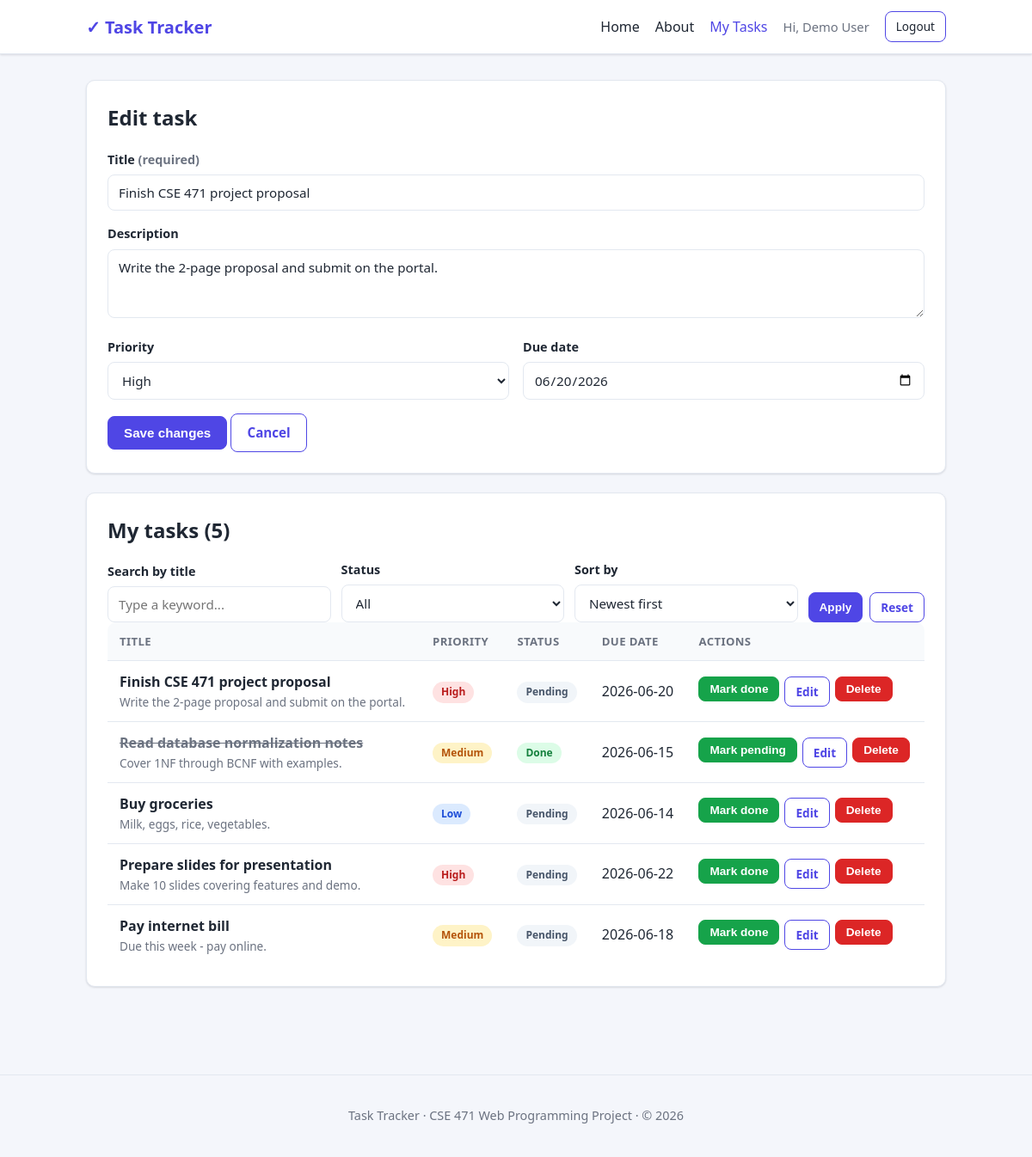
The page /tasks.php?edit=1 (signed in) on the database its author committed.
### tables this page shows
CREATE TABLE `tasks` (
    `id`          INT AUTO_INCREMENT PRIMARY KEY,
    `user_id`     INT          NOT NULL,
    `title`       VARCHAR(200) NOT NULL,
    `description` TEXT         NULL,
    `priority`    ENUM('low','medium','high') NOT NULL DEFAULT 'medium',
    `status`      ENUM('pending','done')      NOT NULL DEFAULT 'pending',
    `due_date`    DATE         NULL,
    `created_at`  TIMESTAMP    NOT NULL DEFAULT CURRENT_TIMESTAMP,
    `updated_at`  TIMESTAMP    NOT NULL DEFAULT CURRENT_TIMESTAMP ON UPDATE CURRENT_TIMESTAMP,
    CONSTRAINT `fk_tasks_user`
        FOREIGN KEY (`user_id`) REFERENCES `users` (`id`)
        ON DELETE CASCADE ON UPDATE CASCADE,
    INDEX `idx_tasks_user` (`user_id`),
    INDEX `idx_tasks_status` (`status`),
    INDEX `idx_tasks_due` (`due_date`)
);

### tasks.php (the view, shortened to what this page needs)
<?php
require __DIR__ . '/config/db.php';
$uid = current_user_id();
$search = trim($_GET['q'] ?? '');
$status_filter = $_GET['status'] ?? 'all';
$sort = $_GET['sort'] ?? 'created_desc';
$sort_map = [
    'created_desc' => 'created_at DESC',
    'due_asc'      => 'due_date IS NULL, due_date ASC',
    'due_desc'     => 'due_date IS NULL, due_date DESC',
    'priority'     => "FIELD(priority,'high','medium','low')",
];
$order_by = $sort_map[$sort] ?? $sort_map['created_desc'];
$sql = 'SELECT * FROM tasks WHERE user_id = ?';
$params = [$uid];
$sql .= ' ORDER BY ' . $order_by;
$stmt = $pdo->prepare($sql);
$stmt->execute($params);
$tasks = $stmt->fetchAll();
$edit_task = null;
if (isset($_GET['edit'])) {
    $stmt = $pdo->prepare('SELECT * FROM tasks WHERE id = ? AND user_id = ?');
    $stmt->execute([(int) $_GET['edit'], $uid]);
    $edit_task = $stmt->fetch() ?: null;
}
require __DIR__ . '/includes/header.php';
function e(?string $v): string { return htmlspecialchars((string) $v, ENT_QUOTES, 'UTF-8'); }
?>
<div class="card">
    <h2 class="mt-0"><?= $edit_task ? 'Edit task' : 'Add a new task' ?></h2>
    <form method="post" action="tasks.php" data-task-form novalidate>
        <div class="form-group">
            <label for="title">Title <span class="muted">(required)</span></label>
            <input type="text" id="title" name="title" maxlength="200" required
                   value="<?= e($edit_task['title'] ?? '') ?>">
        </div>
        <div class="form-group">
            <label for="description">Description</label>
            <textarea id="description" name="description"><?= e($edit_task['description'] ?? '') ?></textarea>
        </div>
        <div class="form-grid">
            <div class="form-group">
                <label for="priority">Priority</label>
                <select id="priority" name="priority">
                    <?php
                    $cur_pri = $edit_task['priority'] ?? 'medium';
                    foreach (['low', 'medium', 'high'] as $p):
                    ?>
                        <option value="<?= $p ?>" <?= $cur_pri === $p ? 'selected' : '' ?>>
                            <?= ucfirst($p) ?>
                        </option>
                    <?php endforeach; ?>
                </select>
            </div>
            <div class="form-group">
                <label for="due_date">Due date</label>
                <input type="date" id="due_date" name="due_date"
                       value="<?= e($edit_task['due_date'] ?? '') ?>">
            </div>
        </div>
        <button type="submit" class="btn"><?= $edit_task ? 'Save changes' : 'Add task' ?></button>
        <?php if ($edit_task): ?>
            <a href="tasks.php" class="btn btn-outline">Cancel</a>
        <?php endif; ?>
    </form>
</div>
<div class="card">
    <div class="section-head">
        <h2 class="mt-0">My tasks (<?= count($tasks) ?>)</h2>
    </div>
    <form method="get" action="tasks.php" id="filterForm" class="filter-bar">
        <div class="form-group">
            <label for="q">Search by title</label>
            <input type="search" id="q" name="q" placeholder="Type a keyword..."
                   value="<?= e($search) ?>">
        </div>
        <div class="form-group">
            <label for="status">Status</label>
            <select id="status" name="status">
                <option value="all"     <?= $status_filter === 'all' ? 'selected' : '' ?>>All</option>
            </select>
        </div>
        <div class="form-group">
            <label for="sort">Sort by</label>
            <select id="sort" name="sort">
                <option value="created_desc" <?= $sort === 'created_desc' ? 'selected' : '' ?>>Newest first</option>
            </select>
        </div>
        <div class="actions">
            <button type="submit" class="btn btn-sm">Apply</button>
            <a href="tasks.php" class="btn btn-sm btn-outline">Reset</a>
        </div>
    </form>
    <?php if (!$tasks): ?>
        <p class="empty-state">No tasks found. <?= $search || $status_filter !== 'all' ? 'Try clearing the filters.' : 'Add your first task above!' ?></p>
    <?php else: ?>
        <div class="table-wrap">
            <table class="data">
                <thead>
                    <tr>
                        <th>Title</th>
                        <th>Priority</th>
                        <th>Status</th>
                        <th>Due date</th>
                        <th>Actions</th>
                    </tr>
                </thead>
                <tbody>
                    <?php foreach ($tasks as $t): ?>
                        <tr class="<?= $t['status'] === 'done' ? 'done' : '' ?>">
                            <td>
                                <span class="task-title"><strong><?= e($t['title']) ?></strong></span>
                                <?php if (!empty($t['description'])): ?>
                                    <div class="muted" style="font-size:.85rem;"><?= e($t['description']) ?></div>
                                <?php endif; ?>
                            </td>
                            <td><span class="badge badge-<?= e($t['priority']) ?>"><?= e($t['priority']) ?></span></td>
                            <td><span class="badge badge-<?= e($t['status']) ?>"><?= e($t['status']) ?></span></td>
                            <td><?= $t['due_date'] ? e($t['due_date']) : '<span class="muted">—</span>' ?></td>
                            <td>
                                <div class="row-actions">
                                    <form method="post" action="tasks.php">
                                        <button type="submit" class="btn btn-sm btn-success">
                                            <?= $t['status'] === 'done' ? 'Mark pending' : 'Mark done' ?>
                                        </button>
                                    </form>
                                    <a href="tasks.php?edit=<?= (int) $t['id'] ?>" class="btn btn-sm btn-outline">Edit</a>
                                    <form method="post" action="tasks.php"
                                          data-confirm="Delete this task? This cannot be undone.">
                                        <button type="submit" class="btn btn-sm btn-danger">Delete</button>
                                    </form>
                                </div>
                            </td>
                        </tr>
                    <?php endforeach; ?>
                </tbody>
            </table>
        </div>
    <?php endif; ?>
</div>
<?php require __DIR__ . '/includes/footer.php'; ?>

### css/style.css (style rules this page uses)
:root { --bg: #f4f6fb; --surface: #ffffff; --text: #1f2733; --muted: #6b7280; --border: #e3e8f0; --primary: #4f46e5; --primary-dark: #4338ca; --success: #16a34a; --danger: #dc2626; --danger-dark: #b91c1c; --warning: #d97706; --radius: 10px; --shadow: 0 1px 3px rgba(16, 24, 40, .08), 0 1px 2px rgba(16, 24, 40, .06); --shadow-lg: 0 10px 30px rgba(16, 24, 40, .12); }
* { box-sizing: border-box; }
body { margin: 0; font-family: "Segoe UI", Roboto, Helvetica, Arial, sans-serif; background: var(--bg); color: var(--text); line-height: 1.55; }
a { color: var(--primary); text-decoration: none; }
.card { background: var(--surface); border: 1px solid var(--border); border-radius: var(--radius); box-shadow: var(--shadow); padding: 24px; margin-bottom: 22px; }
.card h2 { margin-top: 0; }
.btn { display: inline-block; background: var(--primary); color: #fff; border: 1px solid var(--primary); padding: 10px 18px; border-radius: 8px; font-size: .95rem; font-weight: 600; cursor: pointer; transition: background .15s ease; text-decoration: none; }
.btn-sm { padding: 6px 12px; font-size: .85rem; }
.btn-outline { background: transparent; color: var(--primary); }
.btn-danger { background: var(--danger); border-color: var(--danger); }
.btn-success { background: var(--success); border-color: var(--success); }
.form-group { margin-bottom: 16px; }
label { display: block; font-weight: 600; margin-bottom: 6px; font-size: .9rem; }
input[type="text"], input[type="email"], input[type="password"], input[type="date"], input[type="search"], select, textarea { width: 100%; padding: 10px 12px; border: 1px solid var(--border); border-radius: 8px; font-size: .95rem; font-family: inherit; background: #fff; color: var(--text); }
textarea { resize: vertical; min-height: 80px; }
.table-wrap { overflow-x: auto; }
table.data { width: 100%; border-collapse: collapse; background: var(--surface); border-radius: var(--radius); overflow: hidden; }
table.data th, table.data td { padding: 12px 14px; text-align: left; border-bottom: 1px solid var(--border); vertical-align: middle; }
table.data th { background: #f8fafc; font-size: .82rem; text-transform: uppercase; letter-spacing: .03em; color: var(--muted); }
table.data tr:last-child td { border-bottom: none; }
table.data tr.done td .task-title { text-decoration: line-through; color: var(--muted); }
.badge { display: inline-block; padding: 3px 10px; border-radius: 999px; font-size: .75rem; font-weight: 700; text-transform: capitalize; }
.badge-high { background: #fee2e2; color: #b91c1c; }
.badge-medium { background: #fef3c7; color: #b45309; }
.badge-low { background: #dbeafe; color: #1d4ed8; }
.badge-pending { background: #f1f5f9; color: #475569; }
.badge-done { background: #dcfce7; color: #15803d; }
.filter-bar { display: flex; gap: 12px; flex-wrap: wrap; align-items: flex-end; }
.filter-bar .form-group { margin-bottom: 0; flex: 1 1 160px; }
.filter-bar .actions { display: flex; gap: 8px; }
.row-actions { display: flex; gap: 6px; flex-wrap: wrap; }
.row-actions form { display: inline; margin: 0; }
.section-head { display: flex; justify-content: space-between; align-items: center; flex-wrap: wrap; gap: 10px; margin-bottom: 16px; }
.section-head h2 { margin: 0; }
.muted { color: var(--muted); }
.mt-0 { margin-top: 0; }
.form-grid { display: grid; grid-template-columns: repeat(auto-fit, minmax(200px, 1fr)); gap: 16px; }

### rows shown on the page
tasks: title "Finish CSE 471 project proposal", description "Write the 2-page proposal and submit on the portal.", priority "High", due_date "06/20/2026", status "Pending", due_date "2026-06-20", shows "Mark done"
tasks: title "Read database normalization notes", description "Cover 1NF through BCNF with examples.", priority "Medium", status "Done", due_date "2026-06-15", shows "Mark pending"
tasks: title "Buy groceries", description "Milk, eggs, rice, vegetables.", priority "Low", status "Pending", due_date "2026-06-14", shows "Mark done"
tasks: title "Prepare slides for presentation", description "Make 10 slides covering features and demo.", priority "High", status "Pending", due_date "2026-06-22", shows "Mark done"
tasks: title "Pay internet bill", description "Due this week - pay online.", priority "Medium", status "Pending", due_date "2026-06-18", shows "Mark done"

### other values the page prints
$display_name "Demo User"
count($tasks) "5"
